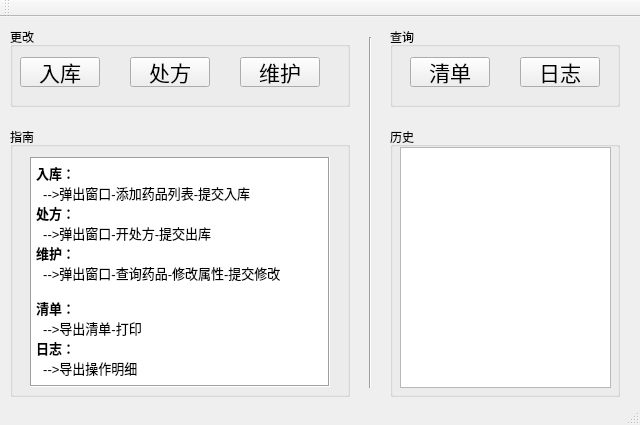
<?xml version="1.0" encoding="UTF-8"?>
<ui version="4.0">
 <class>Panel</class>
 <widget class="QMainWindow" name="Panel">
  <property name="geometry">
   <rect>
    <x>0</x>
    <y>0</y>
    <width>640</width>
    <height>425</height>
   </rect>
  </property>
  <property name="windowTitle">
   <string>医药管理系统</string>
  </property>
  <widget class="QWidget" name="centralWidget">
   <widget class="QGroupBox" name="modifyBox">
    <property name="geometry">
     <rect>
      <x>10</x>
      <y>10</y>
      <width>340</width>
      <height>80</height>
     </rect>
    </property>
    <property name="title">
     <string>更改</string>
    </property>
    <widget class="QPushButton" name="storageButton">
     <property name="geometry">
      <rect>
       <x>10</x>
       <y>30</y>
       <width>80</width>
       <height>30</height>
      </rect>
     </property>
     <property name="font">
      <font>
       <family>微软雅黑</family>
       <pointsize>16</pointsize>
      </font>
     </property>
     <property name="text">
      <string>入库</string>
     </property>
    </widget>
    <widget class="QPushButton" name="prescribeButton">
     <property name="geometry">
      <rect>
       <x>120</x>
       <y>30</y>
       <width>80</width>
       <height>30</height>
      </rect>
     </property>
     <property name="font">
      <font>
       <family>微软雅黑</family>
       <pointsize>16</pointsize>
      </font>
     </property>
     <property name="text">
      <string>处方</string>
     </property>
    </widget>
    <widget class="QPushButton" name="maintainButton">
     <property name="geometry">
      <rect>
       <x>230</x>
       <y>30</y>
       <width>80</width>
       <height>30</height>
      </rect>
     </property>
     <property name="font">
      <font>
       <family>微软雅黑</family>
       <pointsize>16</pointsize>
      </font>
     </property>
     <property name="text">
      <string>维护</string>
     </property>
    </widget>
   </widget>
   <widget class="QGroupBox" name="queryBox">
    <property name="geometry">
     <rect>
      <x>390</x>
      <y>10</y>
      <width>230</width>
      <height>80</height>
     </rect>
    </property>
    <property name="title">
     <string>查询</string>
    </property>
    <widget class="QPushButton" name="detailsButton">
     <property name="geometry">
      <rect>
       <x>20</x>
       <y>30</y>
       <width>80</width>
       <height>30</height>
      </rect>
     </property>
     <property name="font">
      <font>
       <family>微软雅黑</family>
       <pointsize>16</pointsize>
      </font>
     </property>
     <property name="text">
      <string>清单</string>
     </property>
    </widget>
    <widget class="QPushButton" name="logButton">
     <property name="geometry">
      <rect>
       <x>130</x>
       <y>30</y>
       <width>80</width>
       <height>30</height>
      </rect>
     </property>
     <property name="font">
      <font>
       <family>微软雅黑</family>
       <pointsize>16</pointsize>
      </font>
     </property>
     <property name="text">
      <string>日志</string>
     </property>
    </widget>
   </widget>
   <widget class="QGroupBox" name="guideBox">
    <property name="geometry">
     <rect>
      <x>10</x>
      <y>110</y>
      <width>340</width>
      <height>270</height>
     </rect>
    </property>
    <property name="title">
     <string>指南</string>
    </property>
    <widget class="QTextBrowser" name="guideText">
     <property name="enabled">
      <bool>true</bool>
     </property>
     <property name="geometry">
      <rect>
       <x>20</x>
       <y>30</y>
       <width>300</width>
       <height>230</height>
      </rect>
     </property>
     <property name="frameShape">
      <enum>QFrame::Box</enum>
     </property>
     <property name="frameShadow">
      <enum>QFrame::Sunken</enum>
     </property>
     <property name="html">
      <string>&lt;!DOCTYPE HTML PUBLIC &quot;-//W3C//DTD HTML 4.0//EN&quot; &quot;http://www.w3.org/TR/REC-html40/strict.dtd&quot;&gt;
&lt;html&gt;&lt;head&gt;&lt;meta name=&quot;qrichtext&quot; content=&quot;1&quot; /&gt;&lt;style type=&quot;text/css&quot;&gt;
p, li { white-space: pre-wrap; }
&lt;/style&gt;&lt;/head&gt;&lt;body style=&quot; font-family:'SimSun'; font-size:9pt; font-weight:400; font-style:normal;&quot;&gt;
&lt;p style=&quot; margin-top:0px; margin-bottom:0px; margin-left:0px; margin-right:0px; -qt-block-indent:0; text-indent:0px;&quot;&gt;&lt;span style=&quot; font-size:10pt; font-weight:600;&quot;&gt;入库：&lt;/span&gt;&lt;/p&gt;
&lt;p style=&quot; margin-top:0px; margin-bottom:0px; margin-left:0px; margin-right:0px; -qt-block-indent:0; text-indent:0px;&quot;&gt;&lt;span style=&quot; font-size:10pt;&quot;&gt;  --&amp;gt;弹出窗口-添加药品列表-提交入库&lt;/span&gt;&lt;/p&gt;
&lt;p style=&quot; margin-top:0px; margin-bottom:0px; margin-left:0px; margin-right:0px; -qt-block-indent:0; text-indent:0px;&quot;&gt;&lt;span style=&quot; font-size:10pt; font-weight:600;&quot;&gt;处方：&lt;/span&gt;&lt;/p&gt;
&lt;p style=&quot; margin-top:0px; margin-bottom:0px; margin-left:0px; margin-right:0px; -qt-block-indent:0; text-indent:0px;&quot;&gt;&lt;span style=&quot; font-size:10pt;&quot;&gt;  --&amp;gt;弹出窗口-开处方-提交出库&lt;/span&gt;&lt;/p&gt;
&lt;p style=&quot; margin-top:0px; margin-bottom:0px; margin-left:0px; margin-right:0px; -qt-block-indent:0; text-indent:0px;&quot;&gt;&lt;span style=&quot; font-size:10pt; font-weight:600;&quot;&gt;维护：&lt;/span&gt;&lt;/p&gt;
&lt;p style=&quot; margin-top:0px; margin-bottom:0px; margin-left:0px; margin-right:0px; -qt-block-indent:0; text-indent:0px;&quot;&gt;&lt;span style=&quot; font-size:10pt;&quot;&gt;  --&amp;gt;弹出窗口-查询药品-修改属性-提交修改&lt;/span&gt;&lt;/p&gt;
&lt;p style=&quot;-qt-paragraph-type:empty; margin-top:0px; margin-bottom:0px; margin-left:0px; margin-right:0px; -qt-block-indent:0; text-indent:0px; font-size:10pt;&quot;&gt;&lt;br /&gt;&lt;/p&gt;
&lt;p style=&quot; margin-top:0px; margin-bottom:0px; margin-left:0px; margin-right:0px; -qt-block-indent:0; text-indent:0px;&quot;&gt;&lt;span style=&quot; font-size:10pt; font-weight:600;&quot;&gt;清单：&lt;/span&gt;&lt;/p&gt;
&lt;p style=&quot; margin-top:0px; margin-bottom:0px; margin-left:0px; margin-right:0px; -qt-block-indent:0; text-indent:0px;&quot;&gt;&lt;span style=&quot; font-size:10pt;&quot;&gt;  --&amp;gt;导出清单-打印&lt;/span&gt;&lt;/p&gt;
&lt;p style=&quot; margin-top:0px; margin-bottom:0px; margin-left:0px; margin-right:0px; -qt-block-indent:0; text-indent:0px;&quot;&gt;&lt;span style=&quot; font-size:10pt; font-weight:600;&quot;&gt;日志：&lt;/span&gt;&lt;/p&gt;
&lt;p style=&quot; margin-top:0px; margin-bottom:0px; margin-left:0px; margin-right:0px; -qt-block-indent:0; text-indent:0px;&quot;&gt;&lt;span style=&quot; font-size:10pt;&quot;&gt;  --&amp;gt;导出操作明细&lt;/span&gt;&lt;/p&gt;&lt;/body&gt;&lt;/html&gt;</string>
     </property>
    </widget>
   </widget>
   <widget class="QGroupBox" name="historyBox">
    <property name="geometry">
     <rect>
      <x>390</x>
      <y>110</y>
      <width>230</width>
      <height>270</height>
     </rect>
    </property>
    <property name="title">
     <string>历史</string>
    </property>
    <widget class="QTableWidget" name="historyTable">
     <property name="geometry">
      <rect>
       <x>10</x>
       <y>20</y>
       <width>211</width>
       <height>241</height>
      </rect>
     </property>
    </widget>
   </widget>
   <widget class="Line" name="line_2">
    <property name="geometry">
     <rect>
      <x>360</x>
      <y>20</y>
      <width>20</width>
      <height>351</height>
     </rect>
    </property>
    <property name="orientation">
     <enum>Qt::Vertical</enum>
    </property>
   </widget>
  </widget>
  <widget class="QToolBar" name="mainToolBar">
   <attribute name="toolBarArea">
    <enum>TopToolBarArea</enum>
   </attribute>
   <attribute name="toolBarBreak">
    <bool>false</bool>
   </attribute>
  </widget>
  <widget class="QStatusBar" name="statusBar"/>
 </widget>
 <layoutdefault spacing="6" margin="11"/>
 <resources/>
 <connections/>
</ui>
